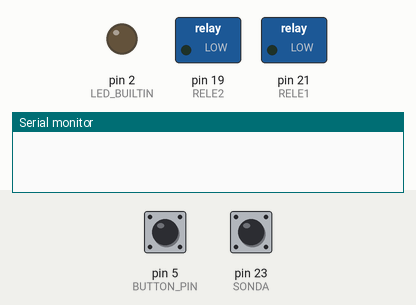
Recording of a sketch running on a simulated Arduino Mega 2560, built with avr-gcc and run on an emulated ATmega2560. On the bench: switched loads named in the sketch (green lamp = pin HIGH), output pins drawn as LEDs (lit = HIGH), the last lines printed to the serial monitor. Inputs (shaded band) come from the test bench; at power-on: pin 5 (BUTTON_PIN) HIGH, pin 23 (SONDA) HIGH.

Above: at 1.2 s.
1.3 s: pin 5 (BUTTON_PIN) pulled LOW for 0.15 s
At 3.2 s:
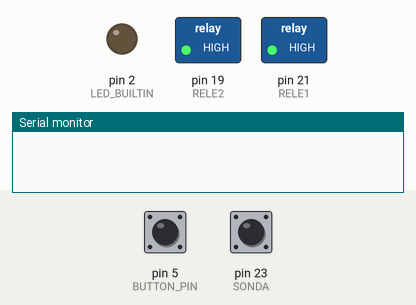
3.8 s: pin 23 (SONDA) pulled LOW for 0.15 s
At 3.87 s:
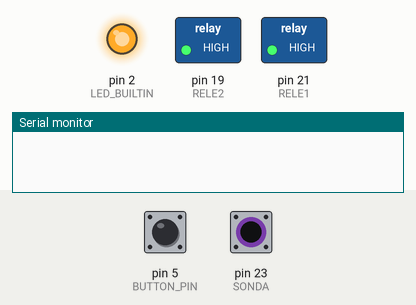
5.4 s: pin 23 (SONDA) pulled LOW for 3.2 s
At 9.2 s:
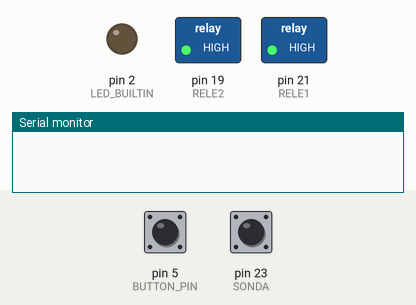
10.1 s: pin 5 (BUTTON_PIN) driven LOW and pin 23 (SONDA) driven LOW
At 10.4 s:
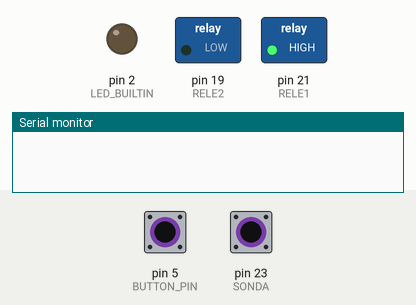
12.6 s: pin 5 (BUTTON_PIN) driven HIGH
At 13.8 s:
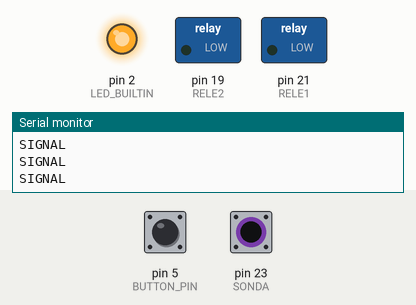
14.6 s: pin 23 (SONDA) driven HIGH
At 15.0 s:
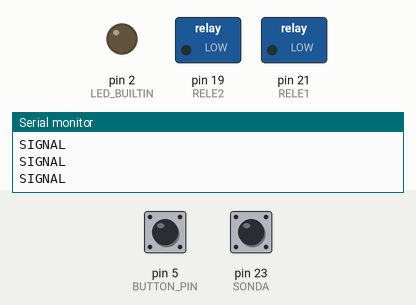
Timing chart, 0 to 17.1 s (numbered marks = the images above; inputs shaded):
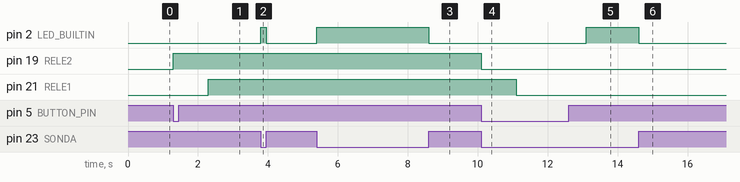

The sketch:

Blink.ino
```cpp
int LED_BUILTIN = 2;
int SONDA = 23;
int RELE1 = 21;
int RELE2 = 19;
int TERMOMETRO = 12;
int BUTTON_PIN = 5;

void setup() {
  Serial.begin(115200);
  pinMode(LED_BUILTIN, OUTPUT);
  pinMode(SONDA, INPUT_PULLUP);
  pinMode(RELE1, OUTPUT);
  pinMode(RELE2, OUTPUT);
  pinMode(TERMOMETRO, INPUT);
  pinMode(BUTTON_PIN, INPUT_PULLUP);
}

void loop() {
  // Verifica se a sonda está conectada
  while(digitalRead(SONDA) == HIGH) {
    // Se a sonda não estiver conectada e o botão for pressionado, liga os reles e o led
    if(digitalRead(BUTTON_PIN) == LOW){
      digitalWrite(RELE2, HIGH);
      delay(1000);
      digitalWrite(RELE1, HIGH);
    }
    else if (digitalRead(LED_BUILTIN) == HIGH) {
      digitalWrite(LED_BUILTIN, LOW);
    }
  }
  // Se a sonda estiver conectada, e o botão for pressionado, desliga os reles e o led
  if(digitalRead(BUTTON_PIN) == LOW){
    digitalWrite(RELE2, LOW);
    delay(1000);
    digitalWrite(RELE1, LOW);
    Serial.println("SIGNAL");
  }
  else if (digitalRead(LED_BUILTIN) == LOW) {
    digitalWrite(LED_BUILTIN, HIGH);
  }
}
```

Measured:
- after the input at 1.3 s, pin 19 (RELE2): LOW → HIGH at once; pin 21 (RELE1): LOW → HIGH after 1.0 s
- after the input at 3.8 s, pin 2 (LED_BUILTIN): LOW → HIGH at once, → LOW 0.15 s later
- after the input at 5.4 s, pin 2 (LED_BUILTIN): LOW → HIGH at once, → LOW 3.2 s later
- after the input at 10.1 s, pin 19 (RELE2): HIGH → LOW at once; pin 21 (RELE1): HIGH → LOW after 1.0 s
- after the input at 12.6 s, pin 2 (LED_BUILTIN): LOW → HIGH after 0.50 s
- after the input at 14.6 s, pin 2 (LED_BUILTIN): HIGH → LOW at once
